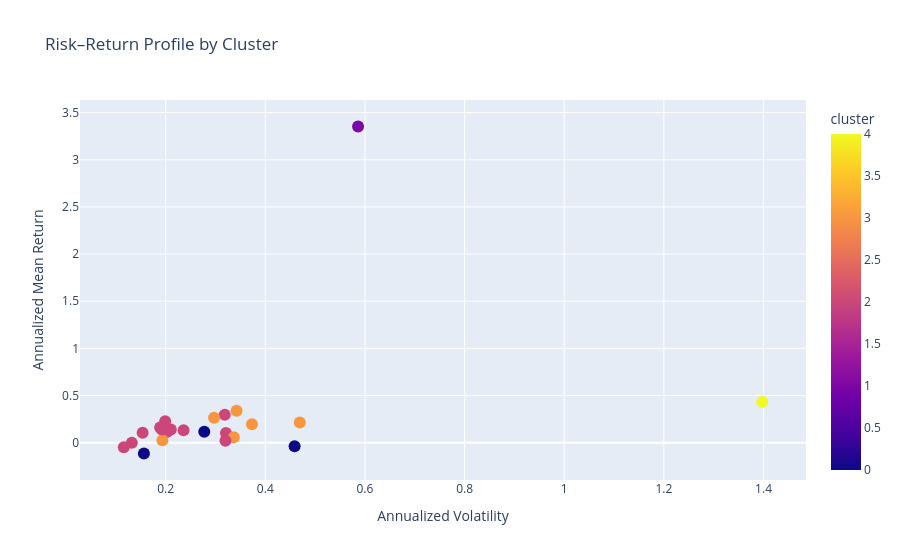

This figure's notebook cell:
### Markdown cell above
The risk–return scatter plot reveals that stocks are grouped distinctly. One stock is a clear outlier, achieving very high returns with only moderate risk. In contrast, a separate cluster shows high risk but only average returns, representing a poor risk–reward trade-off. Most stocks, however, are grouped tightly in the middle range of both risk and return. This pattern suggests the overall market structure is defined by a few extreme performers rather than by smooth, continuous gradients.

### Code cell
plot_df = X.reset_index().rename(columns={'index': 'Ticker'})

fig = px.scatter(
    plot_df,
    x="volatility",
    y="mean_return",
    color="cluster",
    hover_name="Ticker",
    hover_data={
        "volatility": ':.3f',
        "mean_return": ':.3f',
        "cluster": True
    },
    title="Risk–Return Profile by Cluster",
)

fig.update_traces(marker=dict[str, int](size=12))
fig.update_layout(
    xaxis_title="Annualized Volatility",
    yaxis_title="Annualized Mean Return",
)

fig.show()

### Figure 1 — Plotly figure (JSON) as saved in the notebook; plotly's stock layout.template omitted (floating-point values rounded to 4 significant figures)
{"data": [{"customdata": [[2], [2], [2], [0], [2], [3], [3], [1], [2], [0], [4], [2], [0], [3], [2], [3], [2], [2], [2], [2], [2], [3], [3]], "hovertemplate": "<b>%{hovertext}</b><br><br>volatility=%{x:.3f}<br>mean_return=%{y:.3f}<br>cluster=%{marker.color}<extra></extra>", "hovertext": ["AECI", "ATEL", "BATA", "BATZ", "CCAF", "CECZ", "CHIL", "DCZ", "MAFS", "NATB", "PMDZ", "PUMA", "REIZ", "SCBL", "SHOP", "ZABR", "ZCCM", "ZFCO", "ZMBF", "ZMFA", "ZMRE", "ZNCO", "ZSUG"], "legendgroup": "", "marker": {"color": [2, 2, 2, 0, 2, 3, 3, 1, 2, 0, 4, 2, 0, 3, 2, 3, 2, 2, 2, 2, 2, 3, 3], "coloraxis": "coloraxis", "size": 12, "symbol": "circle"}, "mode": "markers", "name": "", "orientation": "v", "showlegend": false, "type": "scatter", "x": [0.3186, 0.2103, 0.2033, 0.2775, 0.321, 0.3423, 0.4692, 0.5862, 0.116, 0.1564, 1.397, 0.2359, 0.4588, 0.3368, 0.1889, 0.1934, 0.1922, 0.1537, 0.32, 0.199, 0.1321, 0.3733, 0.2971], "xaxis": "x", "y": [0.2958, 0.1412, 0.1161, 0.1172, 0.1031, 0.3403, 0.2152, 3.352, -0.04762, -0.114, 0.434, 0.1326, -0.0371, 0.05787, 0.1605, 0.02618, 0.1391, 0.1072, 0.02218, 0.229, 0.001084, 0.1964, 0.2649], "yaxis": "y"}], "layout": {"coloraxis": {"colorbar": {"title": {"text": "cluster"}}, "colorscale": [[0, "#0d0887"], [0.1111, "#46039f"], [0.2222, "#7201a8"], [0.3333, "#9c179e"], [0.4444, "#bd3786"], [0.5556, "#d8576b"], [0.6667, "#ed7953"], [0.7778, "#fb9f3a"], [0.8889, "#fdca26"], [1, "#f0f921"]]}, "legend": {"tracegroupgap": 0}, "title": {"text": "Risk–Return Profile by Cluster"}, "xaxis": {"anchor": "y", "domain": [0, 1], "title": {"text": "Annualized Volatility"}}, "yaxis": {"anchor": "x", "domain": [0, 1], "title": {"text": "Annualized Mean Return"}}}}
